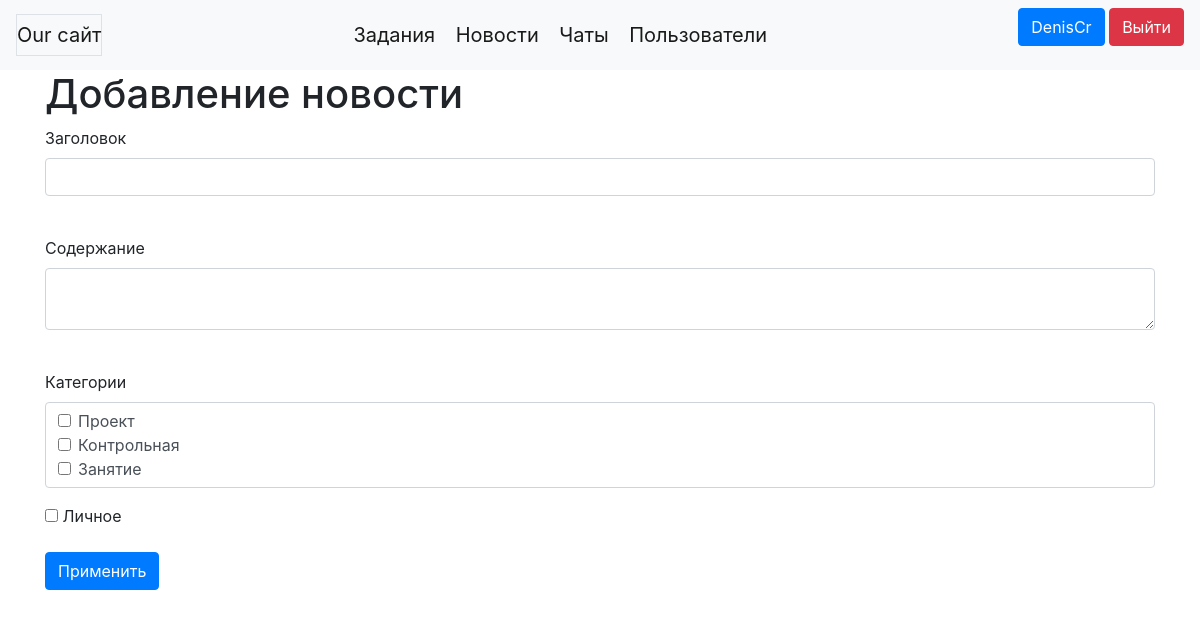
Page /news/add_news (signed in) on the committed database.
### data/users.py (models this page shows, shortened)
class User(SqlAlchemyBase, UserMixin, SerializerMixin):
    __tablename__ = 'users'
    id = sqlalchemy.Column(sqlalchemy.Integer,
                           primary_key=True, autoincrement=True)
    username = sqlalchemy.Column(sqlalchemy.String, nullable=True)
    icon_href = sqlalchemy.Column(sqlalchemy.String, nullable=True)
    name = sqlalchemy.Column(sqlalchemy.String, nullable=True)
    surname = sqlalchemy.Column(sqlalchemy.String, nullable=True)
    about = sqlalchemy.Column(sqlalchemy.String, nullable=True)
    email = sqlalchemy.Column(sqlalchemy.String,
                              index=True, unique=True, nullable=True)
    hashed_password = sqlalchemy.Column(sqlalchemy.String, nullable=True)
    created_date = sqlalchemy.Column(sqlalchemy.DateTime,
                                     default=datetime.datetime.now)
    news = orm.relation("News", back_populates='user')
    tasks = orm.relation("Task", back_populates='user')
    chats = orm.relation("Chat",
                          secondary="user_to_chat",
                          backref="users",
                          lazy='subquery')
    chats_where_admin = orm.relation("Chat", back_populates='admin', lazy='subquery')
    sent_messages = orm.relation("Message", back_populates='sender', lazy='subquery')

### data/categories.py (models this page shows)
class Category(SqlAlchemyBase, SerializerMixin):
    __tablename__ = 'categories'
    id = sqlalchemy.Column(sqlalchemy.Integer,
                           primary_key=True, autoincrement=True)
    name = sqlalchemy.Column(sqlalchemy.String, nullable=True)

### main.py (the view, shortened to what this page needs)
@app.route('/news/add_news', methods=['GET', 'POST'])
@login_required
def add_news():
    if not current_user.is_authenticated:
        return redirect("/login")
    form = NewsForm()
    db_sess = db_session.create_session()
    categories_old = db_sess.query(Category).all()
    categories = []
    for item in categories_old:
        categories.append((int(item.id), item.name))
    form.categories.choices = categories
    return render_template('edit_news.html', title='Добавление новости',
                           form=form)

### forms/new.py
class NewsForm(FlaskForm):
    title = StringField('Заголовок', validators=[DataRequired()])
    content = TextAreaField("Содержание")
    categories = MultiCheckboxField('Категории', coerce=int)
    is_private = BooleanField("Личное")
    submit = SubmitField('Применить')

### data/db_session.py (called while the page is built)
def create_session() -> Session:
    global __factory
    return __factory()

### main.py (called while the page is built)
@login_manager.user_loader
def load_user(user_id):
    db_sess = db_session.create_session()
    user = db_sess.query(User).get(user_id)
    return user

### templates/edit_news.html (shortened to what this page needs)
{% extends "base.html" %}
{% block content %}
<h1 xmlns="http://www.w3.org/1999/html">{{title}}</h1>
<form novalidate action="" method="post" class="form-horizontal">
    <div class="form-group">
        {{ form.title.label }}<br>
        {{ form.title(class="form-control") }} <br>
    </div>
    <div class="form-group">
        {{ form.content.label }}<br>
        {{ form.content(class="form-control form-inline") }} <br>
    </div>
    <fieldset class="form-group">
        {{form.categories.label}}
        <div class="form-control" style="height: auto">
            {% for choice in form.categories %}
            <div class="form-check">
                {{ choice(class="form-check-input") }}
                {{ choice.label(class="form-check-label") }}
            </div>
            {% endfor %}
        </div>
    </fieldset>
    <div class="form-group">
        <p>{{ form.is_private() }} {{ form.is_private.label }}</p>
    </div>
    <div class="form-group">
        <p>{{ form.submit(type="submit", class="btn btn-primary") }}</p>
    </div>
</form>
{% endblock %}

### templates/base.html (shortened to what this page needs)
<!doctype html>
<html lang="ru">
<head>
    <link rel="stylesheet" href="https://cdn.jsdelivr.net/npm/bootstrap@4.6.1/dist/css/bootstrap.min.css"
>
</head>
<body>
<header>
    <nav class="navbar navbar-light bg-light">
        <a class="navbar-brand border" href="/">Our сайт</a>
        <div>
            <a class="navbar-brand" href="/tasks">Задания</a>
            <a class="navbar-brand" href="/news">Новости</a>
            <a class="navbar-brand" href="/chats">Чаты</a>
            <a class="navbar-brand" href="/users">Пользователи</a>
        </div>
        <div>
            {% if current_user.is_authenticated %}
            <p>
                <a class="btn btn-primary" href="/users/{{current_user.id}}">{{ current_user.username }}</a>
                <a class="btn btn-danger" href="/logout">Выйти</a>
            </p>
            {% else %}
            <p>
                <a class="btn btn-primary " href="/register">Зарегистрироваться</a>
                <a class="btn btn-success" href="/login">Войти</a>
            </p>
            {% endif %}
        </div>
    </nav>
</header>
<main role="main" class="container">
    {% block content %}{% endblock %}
</main>
</body>
</html>

### rows in the picture
User: username "DenisCr"
Category: label "Проект"
Category: label "Контрольная"
Category: label "Занятие"

### other values in the picture
{{ title }} "Добавление новости"
